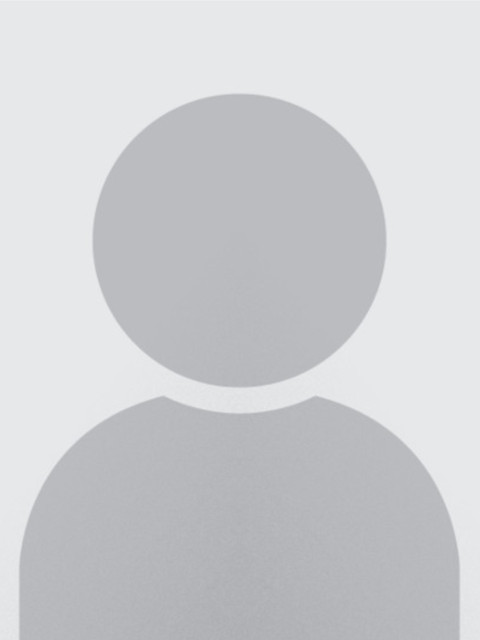
#> input picture Fullstack/Web-app/Stok-Barang-app/assets/foto/default.jpg, 480 x 640 px, given in place of the camera
$ python object-detect-with-camera-with-threshold.py
#> lines starting #> are read from the running program, lines starting #| are printed output that depends on the picture; after the words box and inside, x2 and y2 are one past the last pixel; in counts of white or black regions, pixels touching at a corner belong together
#> further down, frame is the input picture: shape (640, 480, 3); mean B, G, R 210.5, 207.4, 206.4
import cv2
import numpy as np

# Fungsi untuk mendeteksi objek berwarna dalam citra
def detect_object(image):
    # Ubah citra ke skala keabuan
    gray_image = cv2.cvtColor(image, cv2.COLOR_BGR2GRAY)

    # Lakukan Otsu's Thresholding
    _, thresholded_image = cv2.threshold(gray_image, 0, 255, cv2.THRESH_BINARY + cv2.THRESH_OTSU)
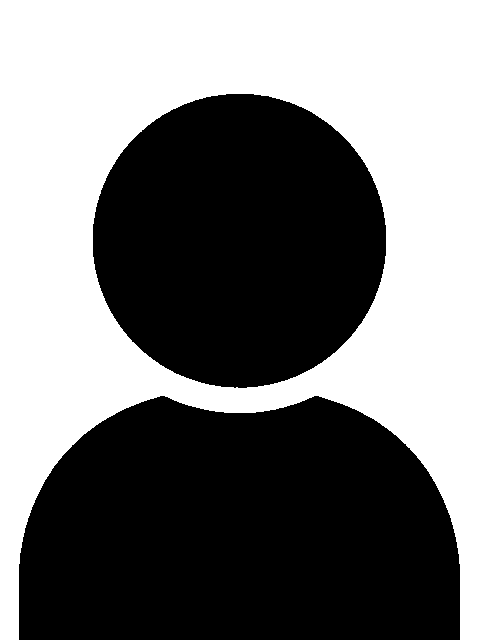
#> thresholded_image: shape (640, 480); 47.8% white; 1 white region, box (x1, y1, x2, y2) and area: (0, 0, 480, 640) 146784

    # Terapkan operasi morfologi untuk membersihkan noise
    kernel = np.ones((5, 5), np.uint8)
    mask = cv2.erode(thresholded_image, kernel, iterations=2)
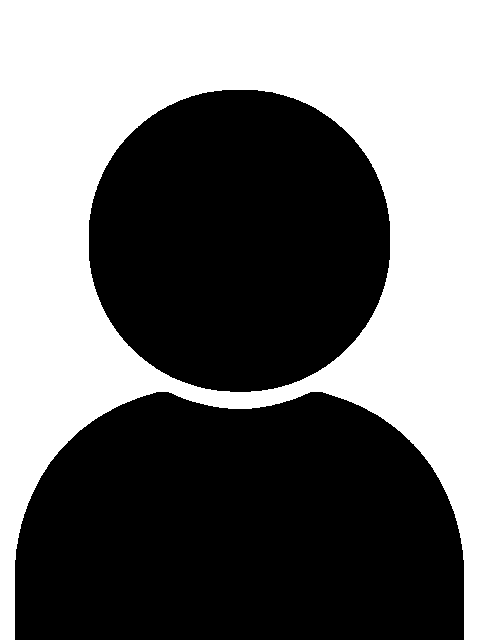
#> mask: shape (640, 480); 45% white; 1 white region, box (x1, y1, x2, y2) and area: (0, 0, 480, 640) 138138
    mask = cv2.dilate(mask, kernel, iterations=2)
#> mask: shape (640, 480); 47.8% white; 1 white region, box (x1, y1, x2, y2) and area: (0, 0, 480, 640) 146782

    # Aplikasikan mask pada citra asli
    result = cv2.bitwise_and(image, image, mask=mask)
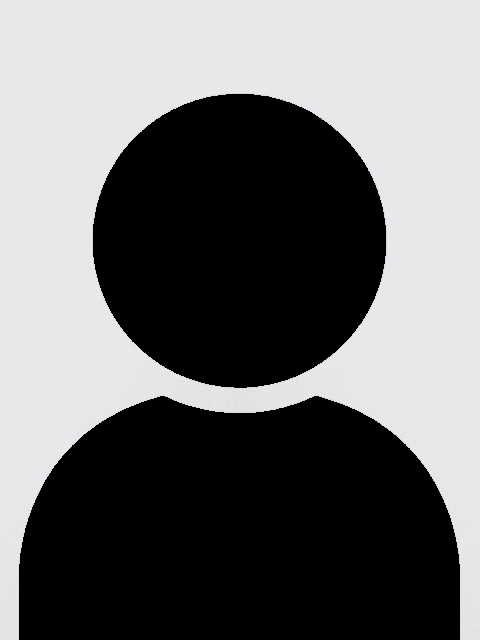
#> result: shape (640, 480, 3); mean B, G, R 111.6, 110.7, 110.2

    return

# Buka kamera
cap = cv2.VideoCapture(0)

cap.set(cv2.CAP_PROP_FRAME_WIDTH, 1280)
cap.set(cv2.CAP_PROP_FRAME_HEIGHT, 720)

while True:
    # Baca citra dari kamera
    ret, frame = cap.read()

    # Panggil fungsi deteksi objek dengan Otsu's Thresholding
    result = detect_object(frame)

    # Tampilkan citra asli dan hasil deteksi
    cv2.imshow('Original Image', frame)
    cv2.imshow('Detection Result', result)

    # Keluar dari loop jika tombol 'q' ditekan
    if cv2.waitKey(1) & 0xFF == ord('q'):
#> (key q is pressed here)
        break

# Tutup kamera dan jendela tampilan
cap.release()
cv2.destroyAllWindows()
